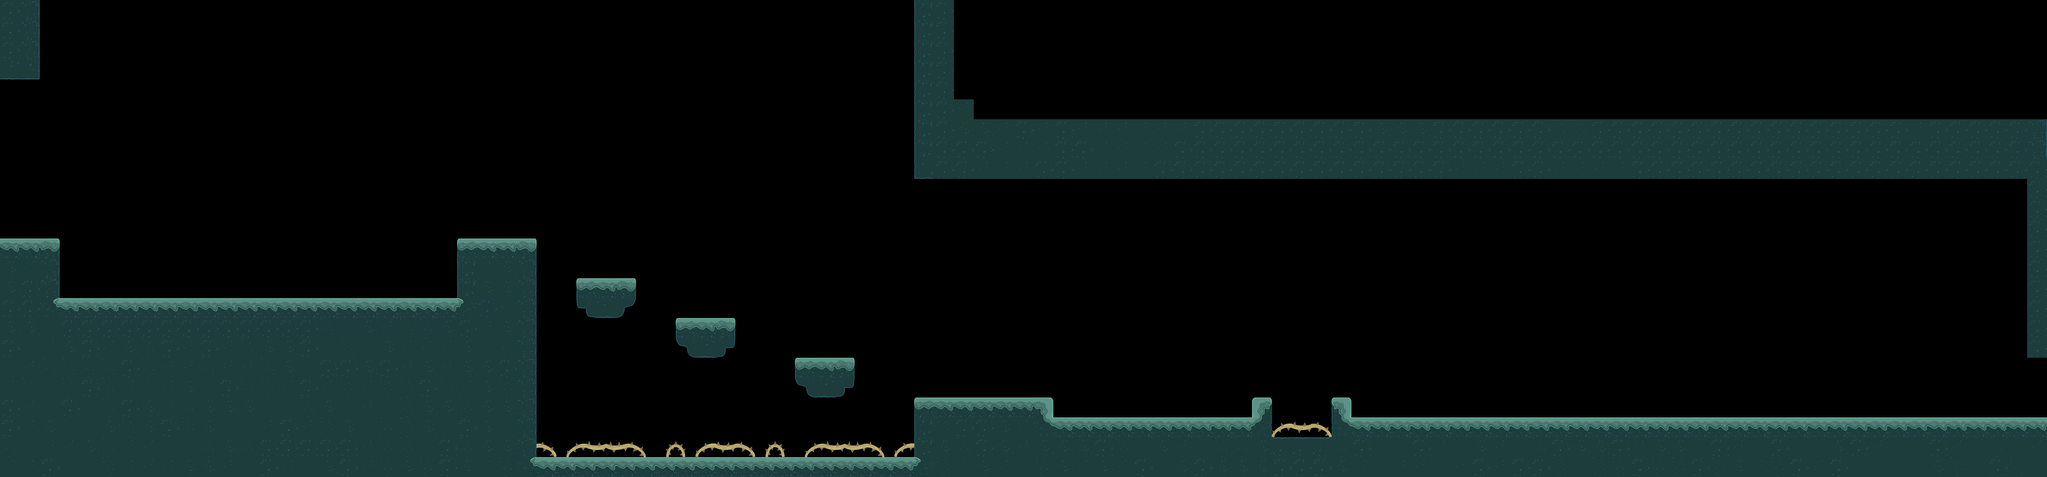

A level layout from a 2D game, rendered from its tile map. Below: a short description, then the map file with tile-grid data replaced by summaries:
An orthogonal 103x24 tile map with 128x128 px tiles, 1 tile layer (Map), 2 hidden layers not drawn, 16 tilesets and 212 objects (3x Player, 3x DialogueTrigger, 2x Cucafera, SkillPointOrb, KnightBoss, ...).

<map version="1.10" tiledversion="1.11.2" orientation="orthogonal" renderorder="right-down" width="103" height="24" tilewidth="128" tileheight="128" infinite="0" nextlayerid="37" nextobjectid="1057">
 <properties>
  <property name="Ground" type="bool" value="true" />
  <property name="Navigation" type="bool" value="true" />
 </properties>
 <tileset firstgid="1" name="Atlas_Bosque_V2" tilewidth="128" tileheight="128" tilecount="64" columns="8">
  <image source="Forest/Atlas_Forest.png" width="1024" height="1024" />
  <wangsets>
   <wangset name="MixTierra" type="mixed" tile="-1">
    <wangcolor name="Tierra" color="#ff0000" tile="-1" probability="1" />
    <wangtile tileid="30" wangid="1,1,1,1,1,1,1,1" />
    <wangtile tileid="31" wangid="1,1,1,1,1,1,1,1" />
    <wangtile tileid="36" wangid="1,1,1,1,1,1,1,1" />
    <wangtile tileid="38" wangid="1,1,1,1,1,1,1,1" />
    <wangtile tileid="39" wangid="1,1,1,1,1,1,1,1" />
   </wangset>
  </wangsets>
 </tileset>
 <tileset firstgid="65" name="Espinas" tilewidth="128" tileheight="128" tilecount="64" columns="8">
  <image source="Forest/Archivo PSD Espinas.png" width="1024" height="1024" />
 </tileset>
 <tileset firstgid="129" name="MapMetadata" tilewidth="128" tileheight="128" tilecount="2" columns="2">
  <image source="Pathfinding/MapMetadata.png" trans="ffffff" width="256" height="128" />
 </tileset>
 <tileset firstgid="131" name="F_Bosque_01" tilewidth="2304" tileheight="1444" tilecount="1" columns="1">
  <image source="Forest/Fondo_Vigente/01_F_Inicio/F_Bosque_01.png" width="2304" height="1444" />
 </tileset>
 <tileset firstgid="132" name="F_Bosque_02" tilewidth="2304" tileheight="1444" tilecount="1" columns="1">
  <image source="Forest/Fondo_Vigente/01_F_Inicio/F_Bosque_02.png" width="2304" height="1444" />
 </tileset>
 <tileset firstgid="133" name="F_Bosque_03" tilewidth="2304" tileheight="1444" tilecount="1" columns="1">
  <image source="Forest/Fondo_Vigente/01_F_Inicio/F_Bosque_03.png" width="2304" height="1444" />
 </tileset>
 <tileset firstgid="134" name="F_Bosque_05" tilewidth="2304" tileheight="1444" tilecount="1" columns="1">
  <image source="Forest/Fondo_Vigente/01_F_Inicio/F_Bosque_05.png" width="2304" height="1444" />
 </tileset>
 <tileset firstgid="135" name="F_Bosque_V2_01" tilewidth="2304" tileheight="1444" tilecount="1" columns="1">
  <image source="Forest/Fondo_Vigente/02_F_Repeticion/F_Bosque_V2_01.png" width="2304" height="1444" />
 </tileset>
 <tileset firstgid="136" name="F_Bosque_V2_02" tilewidth="2304" tileheight="1444" tilecount="1" columns="1">
  <image source="Forest/Fondo_Vigente/02_F_Repeticion/F_Bosque_V2_02.png" width="2304" height="1444" />
 </tileset>
 <tileset firstgid="137" name="F_Bosque_V2_03" tilewidth="2304" tileheight="1444" tilecount="1" columns="1">
  <image source="Forest/Fondo_Vigente/02_F_Repeticion/F_Bosque_V2_03.png" width="2304" height="1444" />
 </tileset>
 <tileset firstgid="138" name="F_Bosque_V2_05" tilewidth="2304" tileheight="1444" tilecount="1" columns="1">
  <image source="Forest/Fondo_Vigente/02_F_Repeticion/F_Bosque_V2_05.png" width="2304" height="1444" />
 </tileset>
 <tileset firstgid="139" name="F_Bosque_V4_01" tilewidth="2304" tileheight="1444" tilecount="1" columns="1">
  <image source="Forest/Fondo_Vigente/04_F_Mini_Boss/F_Bosque_V4_01.png" width="2304" height="1444" />
 </tileset>
 <tileset firstgid="140" name="F_Bosque_V4_02" tilewidth="2304" tileheight="1444" tilecount="1" columns="1">
  <image source="Forest/Fondo_Vigente/04_F_Mini_Boss/F_Bosque_V4_02.png" width="2304" height="1444" />
 </tileset>
 <tileset firstgid="141" name="t_Fila_Arbustos" tilewidth="1920" tileheight="640" tilecount="4" columns="1">
  <image source="Forest/Fondo_Vigente/Arbustos/t_Fila_Arbustos.png" width="1920" height="2560" />
 </tileset>
 <tileset firstgid="145" name="t_Sueltos_Arbustos_Esquinas" tilewidth="384" tileheight="384" tilecount="12" columns="3">
  <image source="Forest/Fondo_Vigente/Arbustos/t_Sueltos_Arbustos_Esquinas.png" width="1152" height="1536" />
 </tileset>
 <tileset firstgid="157" name="Plantitas" tilewidth="128" tileheight="128" tilecount="64" columns="8">
  <image source="Forest/Fondo_Vigente/Arbustos/Plantitas.png" width="1024" height="1024" />
  <tile id="0">
   <animation>
    <frame tileid="0" duration="400" />
    <frame tileid="1" duration="400" />
    <frame tileid="2" duration="400" />
   </animation>
  </tile>
  <tile id="3">
   <animation>
    <frame tileid="3" duration="250" />
    <frame tileid="4" duration="250" />
    <frame tileid="5" duration="250" />
   </animation>
  </tile>
  <tile id="6">
   <animation>
    <frame tileid="6" duration="250" />
    <frame tileid="7" duration="250" />
    <frame tileid="8" duration="225" />
   </animation>
  </tile>
  <tile id="9">
   <animation>
    <frame tileid="9" duration="400" />
    <frame tileid="10" duration="400" />
    <frame tileid="11" duration="400" />
   </animation>
  </tile>
  <tile id="12">
   <animation>
    <frame tileid="12" duration="225" />
    <frame tileid="13" duration="225" />
    <frame tileid="14" duration="225" />
   </animation>
  </tile>
  <tile id="15">
   <animation>
    <frame tileid="15" duration="250" />
    <frame tileid="16" duration="250" />
    <frame tileid="17" duration="250" />
   </animation>
  </tile>
 </tileset>
 <objectgroup id="18" name="Fondo1">
  <properties>
   <property name="BG" type="bool" value="true" />
   <property name="Draw" type="bool" value="true" />
   <property name="ParalaxX" type="float" value="0.8" />
  </properties>
  <object id="410" gid="131" x="10752" y="2829.71" width="2447.43" height="1677.71" />
  <object id="559" gid="139" x="-256" y="1920" width="3712" height="1920" />
  <object id="695" gid="135" x="3432" y="2944" width="2480.24" height="3072" />
  <object id="703" gid="131" x="13184" y="2816" width="2432" height="1664" />
  <object id="706" gid="1073741955" x="10752" y="1152" width="2447.43" height="1677.71" />
  <object id="707" gid="1073741955" x="13184" y="1152" width="2427.43" height="1664" />
  <object id="718" gid="131" x="8320" y="2829.71" width="2447.43" height="1677.71" />
  <object id="719" gid="1073741955" x="8320" y="1152" width="2447.43" height="1677.71" />
  <object id="720" gid="131" x="5888" y="2829.71" width="2447.43" height="1677.71" />
  <object id="721" gid="1073741955" x="5888" y="1161.09" width="2447.43" height="1686.8" />
 </objectgroup>
 <objectgroup id="21" name="Fondo3">
  <properties>
   <property name="BG" type="bool" value="true" />
   <property name="Draw" type="bool" value="true" />
   <property name="ParalaxX" type="float" value="0.95" />
  </properties>
  <object id="697" gid="137" x="3456" y="2944" width="2450.18" height="3072" />
  <object id="709" gid="133" x="13172" y="2816" width="2439.43" height="1664" />
  <object id="713" gid="137" x="10752" y="2816" width="2432" height="1664" />
  <object id="725" gid="137" x="8320" y="2816" width="2450.18" height="1664" />
  <object id="726" gid="137" x="5888" y="2816" width="2453.21" height="1664" />
 </objectgroup>
 <objectgroup id="20" name="Fondo2">
  <properties>
   <property name="BG" type="bool" value="true" />
   <property name="Draw" type="bool" value="true" />
   <property name="ParalaxX" type="float" value="1" />
  </properties>
  <object id="411" gid="132" x="8136" y="2656" width="2427.43" height="1497.79" />
  <object id="560" gid="140" x="256" y="2210.94" width="2804.51" height="1884.57" />
  <object id="588" gid="137" x="-906.667" y="1752" width="1166" height="896" />
  <object id="694" gid="137" x="3020" y="1920" width="436" height="1792" />
  <object id="729" gid="136" x="5760" y="2688" width="2427.43" height="1497.79" />
  <object id="730" gid="132" x="3456" y="1552" width="2499.43" height="1545.79" />
  <object id="732" gid="136" x="10376" y="2744" width="2427.43" height="1497.79" />
  <object id="783" gid="1073741961" x="-906.545" y="862.667" width="1166" height="896" />
  <object id="1050" gid="132" x="3570.28" y="2243.11" width="2427.43" height="1497.79" />
  <object id="1051" gid="2147483780" x="826.285" y="2003.11" width="2427.43" height="1497.79" />
  <object id="1052" gid="132" x="-45.715" y="1955.11" width="2427.43" height="1497.79" />
 </objectgroup>
 <objectgroup id="35" name="Plantitas-Back">
  <properties>
   <property name="BG" type="bool" value="true" />
   <property name="Draw" type="bool" value="true" />
  </properties>
  <object id="910" gid="1073741993" x="776" y="700" width="128" height="128" />
  <object id="912" gid="1073741993" x="1316" y="672" width="128" height="128" />
  <object id="913" gid="1073741993" x="2012" y="816" width="128" height="128" />
  <object id="914" gid="1073741993" x="2332" y="664" width="128" height="128" />
  <object id="928" gid="163" x="1275.39" y="1945.82" width="128" height="128" />
  <object id="929" gid="163" x="1692.24" y="1958.91" width="128" height="128" />
  <object id="930" gid="163" x="2851.15" y="1851.88" width="128" height="128" />
  <object id="932" gid="163" x="3328" y="1536" width="128" height="128" />
  <object id="976" gid="160" x="5394" y="2320" width="128" height="128" />
  <object id="978" gid="1073741984" x="5098" y="2630" width="128" height="128" />
  <object id="979" gid="157" x="3981.45" y="2985.21" width="128" height="128" />
  <object id="980" gid="157" x="4063.27" y="2985.21" width="128" height="128" />
  <object id="981" gid="157" x="4608.73" y="2976.12" width="128" height="128" />
  <object id="983" gid="2147483805" x="4723.88" y="2997.33" width="128" height="128" />
  <object id="984" gid="166" x="4832.97" y="2973.09" width="128" height="128" />
  <object id="985" gid="166" x="5117.82" y="2964" width="128" height="128" />
  <object id="986" gid="166" x="5193.58" y="2970.06" width="128" height="128" />
  <object id="987" gid="166" x="5760.24" y="2967.03" width="128" height="128" />
  <object id="988" gid="157" x="6020.85" y="2603.39" width="128" height="128" />
  <object id="990" gid="169" x="6272" y="2560" width="128" height="128" />
  <object id="994" gid="163" x="6756" y="2696" width="128" height="128" />
  <object id="995" gid="166" x="6572" y="2586" width="128" height="128" />
  <object id="996" gid="166" x="7023.33" y="2708" width="128" height="128" />
  <object id="997" gid="157" x="7386" y="2730" width="128" height="128" />
  <object id="1005" gid="169" x="7790" y="2550" width="128" height="128" />
  <object id="1006" gid="163" x="7520.85" y="2730.67" width="128" height="128" />
  <object id="1008" gid="163" x="7226.91" y="2721.58" width="128" height="128" />
  <object id="1009" gid="157" x="9326.91" y="2721.58" width="128" height="128" />
  <object id="1012" gid="160" x="8717.82" y="2621.58" width="128" height="128" />
  <object id="1014" gid="166" x="11954.2" y="2709.45" width="128" height="128" />
  <object id="1016" gid="2147483811" x="11168.6" y="2709.21" width="128" height="128" />
  <object id="1017" gid="2147483811" x="11008" y="2703.15" width="128" height="128" />
  <object id="1018" gid="169" x="11098.9" y="2688" width="128" height="128" />
  <object id="1020" gid="169" x="12433" y="2685.21" width="128" height="128" />
  <object id="1024" gid="157" x="11592" y="2713.27" width="128" height="128" />
  <object id="1025" gid="2147483805" x="11764.7" y="2704.18" width="128" height="128" />
  <object id="1029" gid="160" x="11657.2" y="2689.82" width="191.636" height="191.636" />
  <object id="1031" gid="160" x="9982" y="2690" width="128" height="128" />
  <object id="1032" gid="157" x="9776" y="2734" width="128" height="128" />
  <object id="1036" gid="163" x="10488" y="2706" width="128" height="128" />
  <object id="1038" gid="169" x="10220" y="2682" width="128" height="128" />
 </objectgroup>
 <objectgroup id="34" name="Fondo4">
  <properties>
   <property name="BG" type="bool" value="true" />
   <property name="Draw" type="bool" value="true" />
   <property name="ParalaxX" type="float" value="1" />
  </properties>
  <object id="770" gid="149" x="1203.52" y="1950.91" width="852" height="852" />
  <object id="771" gid="150" x="2304" y="1920" width="828" height="828" />
  <object id="773" gid="150" x="128" y="1920" width="828" height="828" />
  <object id="797" gid="151" x="7936" y="2816" width="908" height="908" />
  <object id="828" gid="149" x="10062.8" y="2688" width="721.697" height="721.697" />
  <object id="829" gid="149" x="10624" y="2688" width="652" height="652" />
  <object id="830" gid="150" x="12160" y="2688" width="610" height="610" />
  <object id="837" gid="156" x="8576" y="2688" width="635.515" height="635.515" />
  <object id="838" gid="151" x="7553.45" y="2688" width="638.545" height="638.545" />
  <object id="861" gid="148" x="5037.45" y="2374.42" width="620.364" height="620.364" />
  <object id="862" gid="149" x="4352" y="2048" width="384" height="384" />
  <object id="863" gid="152" x="3639.33" y="1860.52" width="520.364" height="520.364" />
  <object id="871" gid="152" x="2892.85" y="1604.12" width="402.182" height="402.182" />
  <object id="872" gid="152" x="3077.7" y="1598.91" width="402.182" height="402.182" />
  <object id="878" gid="145" x="3708.97" y="2321.82" width="358.521" height="358.521" />
  <object id="879" gid="2147483793" x="3735.5" y="2314.18" width="358.521" height="358.521" />
  <object id="903" gid="1073741972" x="5027.67" y="2799.84" width="338" height="334" />
  <object id="904" gid="3221225620" x="5253.67" y="2823.84" width="348" height="358" />
  <object id="905" gid="147" x="4352" y="2596.36" width="384" height="420.364" />
  <object id="906" gid="1073741973" x="4283.52" y="2651.03" width="430.667" height="430.667" />
 </objectgroup>
 <objectgroup id="36" name="Plantitas-Front">
  <properties>
   <property name="BG" type="bool" value="true" />
   <property name="Draw" type="bool" value="true" />
  </properties>
  <object id="915" gid="163" x="284" y="1944" width="264" height="264" />
  <object id="917" gid="157" x="904" y="1964" width="128" height="128" />
  <object id="918" gid="157" x="1420.67" y="1982" width="128" height="128" />
  <object id="919" gid="157" x="2252" y="1966" width="128" height="128" />
  <object id="920" gid="166" x="2490" y="1948" width="128" height="128" />
  <object id="921" gid="166" x="2788" y="1940" width="128" height="128" />
  <object id="922" gid="166" x="1809.21" y="1936.73" width="128" height="128" />
  <object id="923" gid="1073741984" x="314.788" y="730.667" width="128" height="128" />
  <object id="924" gid="1073741984" x="1063.27" y="754.909" width="128" height="128" />
  <object id="925" gid="1073741984" x="1611.76" y="827.636" width="128" height="128" />
  <object id="926" gid="1073741984" x="2523.88" y="760.97" width="128" height="128" />
  <object id="940" gid="157" x="3866" y="1845" width="128" height="128" />
  <object id="942" gid="1073741987" x="3685.33" y="2092.33" width="128" height="128" />
  <object id="945" gid="163" x="3684.33" y="1974.33" width="128" height="128" />
  <object id="948" gid="1073741981" x="3952" y="2082" width="128" height="128" />
  <object id="953" gid="166" x="4365.33" y="2066.67" width="128" height="128" />
  <object id="954" gid="169" x="4608" y="2048" width="128" height="128" />
  <object id="956" gid="163" x="4574" y="2095.33" width="128" height="128" />
  <object id="970" gid="157" x="5224" y="2346" width="128" height="128" />
  <object id="971" gid="1073741981" x="5372" y="2600" width="128" height="128" />
  <object id="999" gid="166" x="7718" y="2710" width="128" height="128" />
  <object id="1000" gid="163" x="7982" y="2712" width="128" height="128" />
  <object id="1026" gid="166" x="11725.3" y="2686" width="128" height="128" />
  <object id="1027" gid="166" x="11631.4" y="2695.09" width="128" height="128" />
  <object id="1040" gid="172" x="9274" y="2706" width="128" height="128" />
  <object id="1043" gid="2147483820" x="9458.67" y="2718.67" width="128" height="128" />
  <object id="1044" gid="1073741981" x="4369.33" y="2339.76" width="128" height="128" />
  <object id="1047" gid="1073741993" x="4604" y="896" width="128" height="128" />
  <object id="1048" gid="1073741993" x="4216" y="920" width="128" height="128" />
  <object id="1049" gid="1073741993" x="3392" y="920" width="128" height="128" />
 </objectgroup>
 <layer id="1" name="Map" width="103" height="24">
  <properties>
   <property name="Draw" type="bool" value="true" />
  </properties>
  <data>[2472 cells, 701 non-empty, 30 distinct tile ids]</data>
 </layer>
 <objectgroup id="22" name="Fondo4-F">
  <properties>
   <property name="BG" type="bool" value="true" />
   <property name="Draw" type="bool" value="true" />
   <property name="Front" type="bool" value="true" />
   <property name="ParalaxX" type="float" value="1" />
  </properties>
  <object id="733" gid="144" x="9856.07" y="3129.68" width="5736.29" height="1991.26" />
  <object id="734" gid="143" x="5825.73" y="2229.7" width="4014.4" height="1338.13" />
  <object id="736" gid="151" x="-128" y="2432" width="1147.42" height="1147.42" />
  <object id="737" gid="151" x="3320.12" y="3119.76" width="816" height="816" />
  <object id="746" gid="1073741968" x="9856" y="1152" width="5736.29" height="1991.26" />
  <object id="747" gid="1073741967" x="5817.66" y="912.305" width="4014.4" height="1338.13" />
  <object id="748" gid="152" x="5686.67" y="694.788" width="1552" height="1552" />
  <object id="749" gid="152" x="5711.88" y="445.212" width="1552" height="1552" />
  <object id="750" gid="152" x="6308.85" y="627.03" width="1552" height="1552" />
  <object id="751" gid="1073741975" x="-256" y="4864" width="3235.42" height="2491.42" />
  <object id="752" gid="1073741975" x="758.801" y="3539.06" width="1147.42" height="1147.42" />
  <object id="753" gid="1073741975" x="1404.58" y="3539.06" width="1147.42" height="1147.42" />
  <object id="754" gid="151" x="381.782" y="2388" width="1147.42" height="1147.42" />
  <object id="755" gid="151" x="1664" y="2560" width="1592" height="1592" />
  </objectgroup>
 <objectgroup id="28" name="Fondo5-F    ">
  <properties>
   <property name="Draw" type="bool" value="true" />
   <property name="Front" type="bool" value="true" />
   <property name="ParalaxX" type="float" value="1.1" />
  </properties>
  <!-- 5 objects omitted --></objectgroup>
 <objectgroup color="#aa0000" id="19" name="Spikes">
  <properties>
   <property name="Danger" type="bool" value="true" />
   <property name="Square" type="bool" value="true" />
  </properties>
  <!-- 2 objects omitted --></objectgroup>
 <objectgroup id="13" name="Path">
  <properties>
   <property name="Path" type="bool" value="true" />
   <property name="Sensor" type="bool" value="true" />
   <property name="Square" type="bool" value="true" />
  </properties>
  <!-- 2 objects omitted --></objectgroup>
 <objectgroup color="#000000" id="8" name="Map">
  <properties>
   <property name="Map" type="bool" value="true" />
   <property name="Square" type="bool" value="true" />
  </properties>
  <!-- 16 objects omitted --></objectgroup>
 <layer id="31" name="GroundNavLayer" width="103" height="24" visible="0">
  <properties>
   <property name="Ground" type="bool" value="true" />
   <property name="Navigation" type="bool" value="true" />
  </properties>
  <data>[2472 cells, 554 non-empty, 1 distinct tile ids]</data>
 </layer>
 <layer id="32" name="AirNavLayer" width="103" height="24" visible="0">
  <properties>
   <property name="Air" type="bool" value="true" />
   <property name="Navigation" type="bool" value="true" />
  </properties>
  <data>[2472 cells, 548 non-empty, 1 distinct tile ids]</data>
 </layer>
 <objectgroup id="11" name="EntitiesSpawnPoints">
  <!-- 9 objects omitted --></objectgroup>
 <objectgroup id="15" name="PlayerSpawns" visible="0">
  <properties>
   <property name="PlayerSpawns" type="bool" value="true" />
  </properties>
  <!-- 2 objects omitted --></objectgroup>
</map>
<!-- 81 of 212 objects omitted -->
